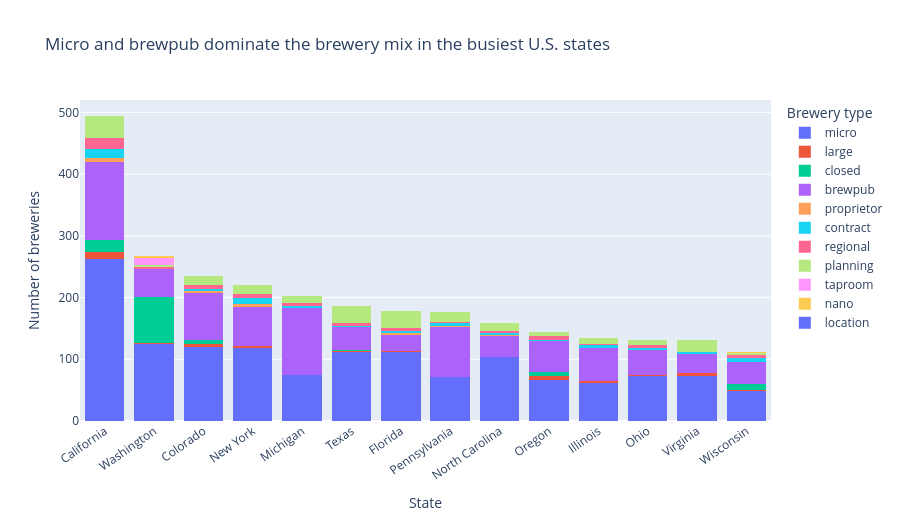
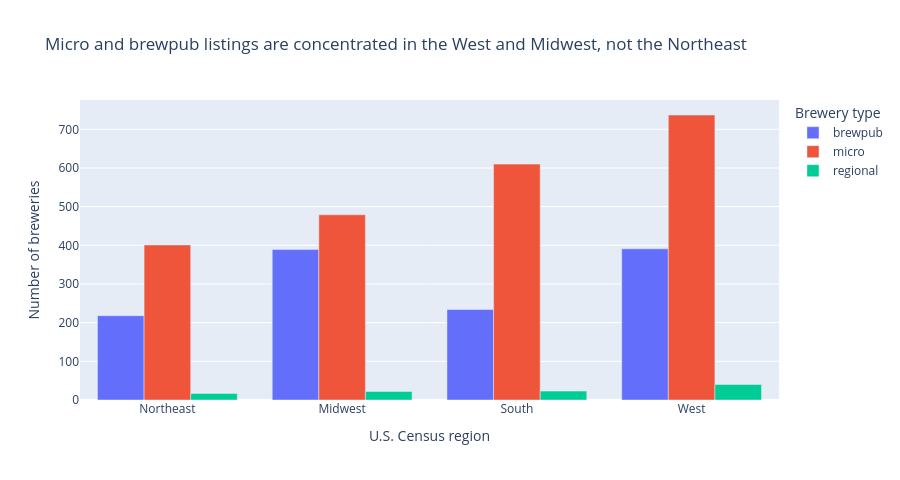
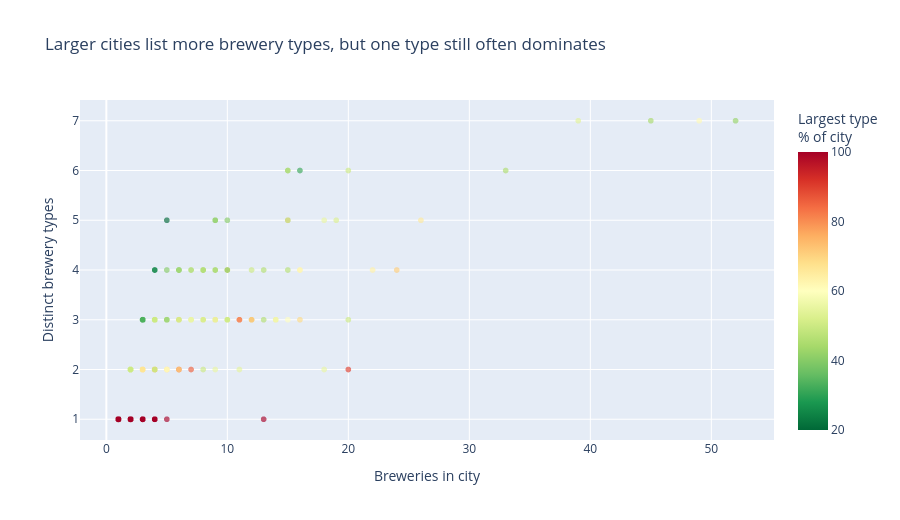

Source (notebook cell) for these figures, in order:
### Markdown cell above
---

## Section 4 — Visualization

Create at least one visualization that supports one of your analysis findings. Your chart should:

- Have a title that states the finding, not just the data (e.g., "Satisfaction scores drop sharply after age 40" not "Satisfaction by age")
- Have labeled axes
- Use a chart type appropriate for your data (bar for categorical comparison, scatter for relationships, line for trends over time)

Below the chart, explain in a markdown cell: why you chose this chart type, and what you want the reader to take away from it.

### Code cell
# Visualizations supporting Section 3 findings (uses df from Section 2)
# Reuses map_us_region from Question 2 if you already ran Section 3; otherwise define it here.
try:
    map_us_region
except NameError:
    def map_us_region(state: str) -> str:
        northeast = {"Connecticut", "Maine", "Massachusetts", "New Hampshire", "Rhode Island", "Vermont", "New Jersey", "New York", "Pennsylvania"}
        midwest = {"Illinois", "Indiana", "Michigan", "Ohio", "Wisconsin", "Iowa", "Kansas", "Minnesota", "Missouri", "Nebraska", "North Dakota", "South Dakota"}
        south = {"Delaware", "District of Columbia", "Florida", "Georgia", "Maryland", "North Carolina", "South Carolina", "Virginia", "West Virginia", "Alabama", "Kentucky", "Mississippi", "Tennessee", "Arkansas", "Louisiana", "Oklahoma", "Texas"}
        west = {"Arizona", "Colorado", "Idaho", "Montana", "Nevada", "New Mexico", "Utah", "Wyoming", "Alaska", "California", "Hawaii", "Oregon", "Washington"}
        if state in northeast: return "Northeast"
        if state in midwest: return "Midwest"
        if state in south: return "South"
        if state in west: return "West"
        return "Other/Unknown"

REGION_ORDER = ["Northeast", "Midwest", "South", "West", "Other/Unknown"]

# Chart 1 (Q1): stacked counts by state and brewery type
state_totals = df.groupby("state").size().sort_values(ascending=False)
top_states = state_totals.head(14).index.tolist()
sub = df[df["state"].isin(top_states)].copy()
sub["state"] = pd.Categorical(sub["state"], categories=top_states, ordered=True)

fig1 = px.histogram(
    sub,
    x="state",
    color="brewery_type",
    title="Micro and brewpub dominate the brewery mix in the busiest U.S. states",
    labels={"state": "State", "brewery_type": "Brewery type"},
    category_orders={"state": top_states},
)
fig1.update_layout(
    barmode="stack",
    xaxis_tickangle=-35,
    yaxis_title="Number of breweries",
    legend_title_text="Brewery type",
    height=520,
)
fig1.show()
fig1.write_image("chart_q1_brewery_types_by_state.png", scale=2)
print("Saved chart_q1_brewery_types_by_state.png")

# Chart 2 (Q2): grouped bars by Census region
focus_types = ["micro", "regional", "brewpub"]
regional = df[df["brewery_type"].isin(focus_types)].copy()
regional["region"] = regional["state"].map(map_us_region)
plot_df = (
    regional.groupby(["region", "brewery_type"], observed=True)
    .size()
    .reset_index(name="brewery_count")
)
plot_df["region"] = pd.Categorical(plot_df["region"], categories=REGION_ORDER, ordered=True)

fig2 = px.bar(
    plot_df,
    x="region",
    y="brewery_count",
    color="brewery_type",
    barmode="group",
    title="Micro and brewpub listings are concentrated in the West and Midwest, not the Northeast",
    labels={"region": "U.S. Census region", "brewery_count": "Number of breweries", "brewery_type": "Brewery type"},
    category_orders={"region": REGION_ORDER},
)
fig2.update_layout(legend_title_text="Brewery type", height=480)
fig2.show()
fig2.write_image("chart_q2_micro_regional_brewpub_by_region.png", scale=2)
print("Saved chart_q2_micro_regional_brewpub_by_region.png")

# Chart 3 (Q3): scatter — city scale vs type diversity
type_counts = df.groupby(["state", "city", "brewery_type"], observed=True).size().reset_index(name="n_per_type")
city_totals = type_counts.groupby(["state", "city"], observed=True)["n_per_type"].transform("sum")
type_counts["pct_of_city"] = (type_counts["n_per_type"] / city_totals * 100).round(2)
dominant = type_counts.groupby(["state", "city"], observed=True)["pct_of_city"].max().reset_index(name="dominant_type_share_pct")
city_summary = (
    df.groupby(["state", "city"], observed=True)
    .agg(brewery_count=("id", "count"), unique_types=("brewery_type", "nunique"))
    .reset_index()
    .merge(dominant, on=["state", "city"], how="left")
)

fig3 = px.scatter(
    city_summary,
    x="brewery_count",
    y="unique_types",
    color="dominant_type_share_pct",
    title="Larger cities list more brewery types, but one type still often dominates",
    labels={
        "brewery_count": "Breweries in city",
        "unique_types": "Distinct brewery types",
        "dominant_type_share_pct": "Share of largest type (%)",
    },
    color_continuous_scale="RdYlGn_r",
    opacity=0.65,
)
fig3.update_layout(coloraxis_colorbar=dict(title="Largest type<br>% of city"), height=520)
fig3.show()
fig3.write_image("chart_q3_city_brewery_count_vs_type_diversity.png", scale=2)
print("Saved chart_q3_city_brewery_count_vs_type_diversity.png")

### Figure 1 — Plotly figure (JSON) as saved in the notebook; plotly's stock layout.template omitted (floating-point values rounded to 4 significant figures; data arrays with more than 128 entries replaced by an {"elided": "..."} marker saying what was removed)
{"data": [{"bingroup": "x", "hovertemplate": "Brewery type=micro<br>State=%{x}<br>count=%{y}<extra></extra>", "legendgroup": "micro", "marker": {"color": "#636efa", "pattern": {"shape": ""}}, "name": "micro", "orientation": "v", "showlegend": true, "type": "histogram", "x": {"elided": "1418 str values"}, "xaxis": "x", "yaxis": "y"}, {"bingroup": "x", "hovertemplate": "Brewery type=large<br>State=%{x}<br>count=%{y}<extra></extra>", "legendgroup": "large", "marker": {"color": "#EF553B", "pattern": {"shape": ""}}, "name": "large", "orientation": "v", "showlegend": true, "type": "histogram", "x": ["Oregon", "Oregon", "Oregon", "California", "Oregon", "Colorado", "California", "Colorado", "California", "New York", "Ohio", "California", "Texas", "Florida", "Virginia", "California", "Virginia", "California", "California", "California", "California", "Colorado", "New York", "New York", "Colorado", "Colorado", "Virginia", "Virginia", "Washington", "Washington", "Washington", "Florida", "Florida", "California", "California", "Illinois", "Illinois", "Oregon", "Oregon", "Wisconsin", "Texas", "Illinois", "California", "Wisconsin"], "xaxis": "x", "yaxis": "y"}, {"bingroup": "x", "hovertemplate": "Brewery type=closed<br>State=%{x}<br>count=%{y}<extra></extra>", "legendgroup": "closed", "marker": {"color": "#00cc96", "pattern": {"shape": ""}}, "name": "closed", "orientation": "v", "showlegend": true, "type": "histogram", "x": ["California", "Washington", "Washington", "Washington", "California", "Washington", "Oregon", "Washington", "Washington", "Washington", "Washington", "Washington", "Washington", "Washington", "Washington", "Washington", "Washington", "Washington", "California", "Wisconsin", "Washington", "California", "Washington", "Washington", "California", "Oregon", "Wisconsin", "Wisconsin", "Washington", "Washington", "California", "Washington", "Texas", "Washington", "California", "Washington", "California", "Wisconsin", "Washington", "Colorado", "Colorado", "Colorado", "Colorado", "Washington", "Washington", "Washington", "Colorado", "Washington", "Washington", "Oregon", "California", "California", "Washington", "Washington", "California", "Oregon", "Washington", "California", "Washington", "Washington", "Washington", "Wisconsin", "Oregon", "Washington", "California", "Washington", "Washington", "Wisconsin", "Wisconsin", "Washington", "Washington", "California", "Washington", "Washington", "Washington", "Washington", "California", "Wisconsin", "Washington", "Wisconsin", "Washington", "Washington", "Washington", "Washington", "Oregon", "Washington", "Washington", "Washington", "Washington", "Washington", "Washington", "Wisconsin", "Washington", "Washington", "Washington", "Ohio", "Washington", "Texas", "Washington", "Colorado", "Oregon", "Washington", "Washington", "Washington", "Washington", "Washington", "Washington", "California", "Washington", "Washington", "California", "Washington", "Washington", "California", "Washington", "California", "Washington", "Washington", "Washington"], "xaxis": "x", "yaxis": "y"}, {"bingroup": "x", "hovertemplate": "Brewery type=brewpub<br>State=%{x}<br>count=%{y}<extra></extra>", "legendgroup": "brewpub", "marker": {"color": "#ab63fa", "pattern": {"shape": ""}}, "name": "brewpub", "orientation": "v", "showlegend": true, "type": "histogram", "x": {"elided": "806 str values"}, "xaxis": "x", "yaxis": "y"}, {"bingroup": "x", "hovertemplate": "Brewery type=proprietor<br>State=%{x}<br>count=%{y}<extra></extra>", "legendgroup": "proprietor", "marker": {"color": "#FFA15A", "pattern": {"shape": ""}}, "name": "proprietor", "orientation": "v", "showlegend": true, "type": "histogram", "x": ["Colorado", "Florida", "Colorado", "New York", "North Carolina", "New York", "North Carolina", "California", "Texas", "California", "New York", "Colorado", "Pennsylvania", "New York", "New York", "New York", "California", "California", "California", "California", "Florida", "California"], "xaxis": "x", "yaxis": "y"}, {"bingroup": "x", "hovertemplate": "Brewery type=contract<br>State=%{x}<br>count=%{y}<extra></extra>", "legendgroup": "contract", "marker": {"color": "#19d3f3", "pattern": {"shape": ""}}, "name": "contract", "orientation": "v", "showlegend": true, "type": "histogram", "x": ["New York", "Illinois", "Florida", "Colorado", "California", "New York", "Michigan", "Pennsylvania", "Illinois", "New York", "Colorado", "Michigan", "Virginia", "Michigan", "Virginia", "California", "North Carolina", "New York", "Oregon", "California", "North Carolina", "California", "California", "Ohio", "California", "Illinois", "California", "Oregon", "California", "New York", "Wisconsin", "Florida", "Texas", "Colorado", "California", "Pennsylvania", "New York", "Ohio", "California", "Florida", "California", "California", "Wisconsin", "Wisconsin", "New York", "Colorado", "Florida", "California", "California", "New York", "New York", "Wisconsin", "Wisconsin", "Virginia", "Ohio", "Pennsylvania", "Pennsylvania", "Illinois", "New York", "North Carolina", "Wisconsin", "Illinois"], "xaxis": "x", "yaxis": "y"}, {"bingroup": "x", "hovertemplate": "Brewery type=regional<br>State=%{x}<br>count=%{y}<extra></extra>", "legendgroup": "regional", "marker": {"color": "#FF6692", "pattern": {"shape": ""}}, "name": "regional", "orientation": "v", "showlegend": true, "type": "histogram", "x": ["California", "Wisconsin", "California", "California", "Michigan", "Texas", "Colorado", "North Carolina", "Washington", "California", "California", "California", "Michigan", "Texas", "Ohio", "Colorado", "Oregon", "Florida", "New York", "Oregon", "New York", "Wisconsin", "New York", "North Carolina", "Wisconsin", "Ohio", "Florida", "Wisconsin", "Ohio", "Texas", "California", "California", "Colorado", "Oregon", "Pennsylvania", "Pennsylvania", "Florida", "Texas", "Oregon", "California", "Colorado", "Ohio", "California", "California", "California", "Florida", "New York", "North Carolina", "Oregon", "California", "Michigan", "Michigan", "Michigan", "Washington", "Oregon", "Washington", "Oregon", "California", "Colorado", "Ohio", "California", "Illinois", "California", "California", "North Carolina", "Texas", "Washington", "New York", "California", "California", "Wisconsin", "Colorado"], "xaxis": "x", "yaxis": "y"}, {"bingroup": "x", "hovertemplate": "Brewery type=planning<br>State=%{x}<br>count=%{y}<extra></extra>", "legendgroup": "planning", "marker": {"color": "#B6E880", "pattern": {"shape": ""}}, "name": "planning", "orientation": "v", "showlegend": true, "type": "histogram", "x": {"elided": "211 str values"}, "xaxis": "x", "yaxis": "y"}, {"bingroup": "x", "hovertemplate": "Brewery type=taproom<br>State=%{x}<br>count=%{y}<extra></extra>", "legendgroup": "taproom", "marker": {"color": "#FF97FF", "pattern": {"shape": ""}}, "name": "taproom", "orientation": "v", "showlegend": true, "type": "histogram", "x": ["Washington", "Washington", "Washington", "Washington", "Washington", "Washington", "Washington", "Washington", "Washington", "Washington", "Washington"], "xaxis": "x", "yaxis": "y"}, {"bingroup": "x", "hovertemplate": "Brewery type=nano<br>State=%{x}<br>count=%{y}<extra></extra>", "legendgroup": "nano", "marker": {"color": "#FECB52", "pattern": {"shape": ""}}, "name": "nano", "orientation": "v", "showlegend": true, "type": "histogram", "x": ["Washington", "Washington", "Washington", "Wisconsin"], "xaxis": "x", "yaxis": "y"}, {"bingroup": "x", "hovertemplate": "Brewery type=location<br>State=%{x}<br>count=%{y}<extra></extra>", "legendgroup": "location", "marker": {"color": "#636efa", "pattern": {"shape": ""}}, "name": "location", "orientation": "v", "showlegend": true, "type": "histogram", "x": ["Washington"], "xaxis": "x", "yaxis": "y"}], "layout": {"barmode": "stack", "height": 520, "legend": {"title": {"text": "Brewery type"}, "tracegroupgap": 0}, "title": {"text": "Micro and brewpub dominate the brewery mix in the busiest U.S. states"}, "xaxis": {"anchor": "y", "categoryarray": ["California", "Washington", "Colorado", "New York", "Michigan", "Texas", "Florida", "Pennsylvania", "North Carolina", "Oregon", "Illinois", "Ohio", "Virginia", "Wisconsin"], "categoryorder": "array", "domain": [0, 1], "tickangle": -35, "title": {"text": "State"}}, "yaxis": {"anchor": "x", "domain": [0, 1], "title": {"text": "Number of breweries"}}}}

### Figure 2 — Plotly figure (JSON) as saved in the notebook; plotly's stock layout.template omitted (floating-point values rounded to 4 significant figures)
{"data": [{"alignmentgroup": "True", "hovertemplate": "Brewery type=brewpub<br>U.S. Census region=%{x}<br>Number of breweries=%{y}<extra></extra>", "legendgroup": "brewpub", "marker": {"color": "#636efa", "pattern": {"shape": ""}}, "name": "brewpub", "offsetgroup": "brewpub", "orientation": "v", "showlegend": true, "textposition": "auto", "type": "bar", "x": ["Midwest", "Northeast", "South", "West"], "xaxis": "x", "y": [389, 218, 234, 391], "yaxis": "y"}, {"alignmentgroup": "True", "hovertemplate": "Brewery type=micro<br>U.S. Census region=%{x}<br>Number of breweries=%{y}<extra></extra>", "legendgroup": "micro", "marker": {"color": "#EF553B", "pattern": {"shape": ""}}, "name": "micro", "offsetgroup": "micro", "orientation": "v", "showlegend": true, "textposition": "auto", "type": "bar", "x": ["Midwest", "Northeast", "South", "West"], "xaxis": "x", "y": [479, 401, 610, 737], "yaxis": "y"}, {"alignmentgroup": "True", "hovertemplate": "Brewery type=regional<br>U.S. Census region=%{x}<br>Number of breweries=%{y}<extra></extra>", "legendgroup": "regional", "marker": {"color": "#00cc96", "pattern": {"shape": ""}}, "name": "regional", "offsetgroup": "regional", "orientation": "v", "showlegend": true, "textposition": "auto", "type": "bar", "x": ["Midwest", "Northeast", "South", "West"], "xaxis": "x", "y": [22, 17, 23, 40], "yaxis": "y"}], "layout": {"barmode": "group", "height": 480, "legend": {"title": {"text": "Brewery type"}, "tracegroupgap": 0}, "title": {"text": "Micro and brewpub listings are concentrated in the West and Midwest, not the Northeast"}, "xaxis": {"anchor": "y", "categoryarray": ["Northeast", "Midwest", "South", "West", "Other/Unknown"], "categoryorder": "array", "domain": [0, 1], "title": {"text": "U.S. Census region"}}, "yaxis": {"anchor": "x", "domain": [0, 1], "title": {"text": "Number of breweries"}}}}

### Figure 3 — Plotly figure (JSON) as saved in the notebook; plotly's stock layout.template omitted (floating-point values rounded to 4 significant figures; data arrays with more than 128 entries replaced by an {"elided": "..."} marker saying what was removed)
{"data": [{"hovertemplate": "Breweries in city=%{x}<br>Distinct brewery types=%{y}<br>Share of largest type (%)=%{marker.color}<extra></extra>", "legendgroup": "", "marker": {"color": {"elided": "2292 float values"}, "coloraxis": "coloraxis", "opacity": 0.65, "symbol": "circle"}, "mode": "markers", "name": "", "showlegend": false, "type": "scattergl", "x": {"elided": "2292 int values"}, "xaxis": "x", "y": {"elided": "2292 int values"}, "yaxis": "y"}], "layout": {"coloraxis": {"colorbar": {"title": {"text": "Largest type<br>% of city"}}, "colorscale": [[0, "rgb(0,104,55)"], [0.1, "rgb(26,152,80)"], [0.2, "rgb(102,189,99)"], [0.3, "rgb(166,217,106)"], [0.4, "rgb(217,239,139)"], [0.5, "rgb(255,255,191)"], [0.6, "rgb(254,224,139)"], [0.7, "rgb(253,174,97)"], [0.8, "rgb(244,109,67)"], [0.9, "rgb(215,48,39)"], [1, "rgb(165,0,38)"]]}, "height": 520, "legend": {"tracegroupgap": 0}, "title": {"text": "Larger cities list more brewery types, but one type still often dominates"}, "xaxis": {"anchor": "y", "domain": [0, 1], "title": {"text": "Breweries in city"}}, "yaxis": {"anchor": "x", "domain": [0, 1], "title": {"text": "Distinct brewery types"}}}}
